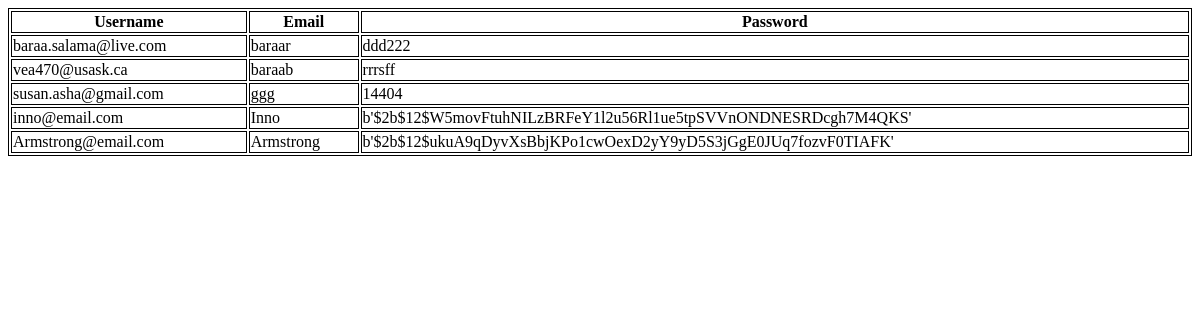
Page /user_list_for_testing on the earlier database version.
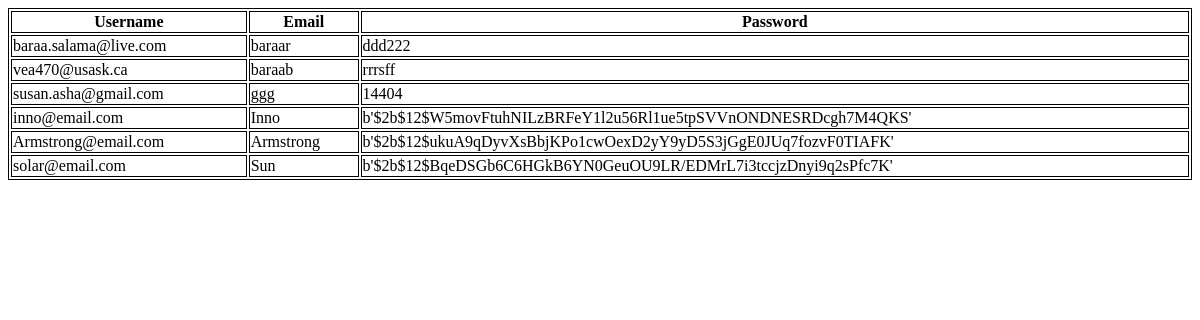
Same page on the later database version.
### tables this page shows
CREATE TABLE user_profile (
            user_id INTEGER PRIMARY KEY AUTOINCREMENT,
            username TEXT not Null UNIQUE,
            email TEXT not Null UNIQUE,
            password TEXT not Null
        );

### MealPlanner.py (the view)
@app.route('/user_list_for_testing')
def user_list_for_testing():
    connect = sqlite3.connect(DB_NAME)
    cur = connect.cursor()
    cur.execute(" SELECT * FROM user_profile")
    rows = cur.fetchall()
    return render_template("user_list_for_testing.html", data=rows)

### Templates/user_list_for_testing.html (shortened to what this page needs)
<!DOCTYPE html>
<html lang="en">
<head>
</head>
<body>
        <table style="width:100%">
            <tr>
              <th>Username</th>
              <th>Email</th>
              <th>Password</th>
            </tr>
            {%for participant in data%}
               <tr>
                 <td>{{participant[2]}}</td>
                 <td>{{participant[1]}}</td>
                 <td>{{participant[3]}}</td>
                </tr>
            {%endfor%}
          </table>
</body>
</html>

Differences in the rows shown:
added user_profile: email "solar@email.com", username "Sun", password "b'$2b$12$BqeDSGb6C6HGkB6YN0GeuOU9LR/EDMrL7i3tccjzDnyi9q2sPfc7K'"
